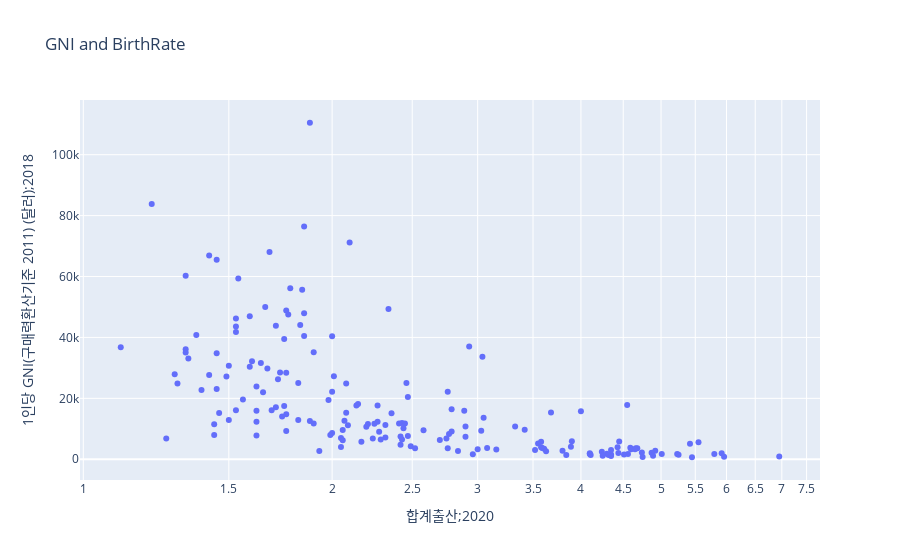

Source (notebook cell):
### Code cell
# plotly.express

import plotly.express as px
# gni_birth_graph=px.data.gapminder().query()
fig=px.scatter(gni_birth_df, 
               title="GNI and BirthRate",
               x="합계출산;2020",
               y="1인당 GNI(구매력환산기준 2011)"+" (달러);2018", 
               hover_name='국가명',
               log_x=True)
fig.show()

### Figure 1 — Plotly figure (JSON) as saved in the notebook; plotly's stock layout.template omitted (floating-point values rounded to 4 significant figures; data arrays with more than 128 entries replaced by an {"elided": "..."} marker saying what was removed)
{"data": [{"hovertemplate": "<b>%{hovertext}</b><br><br>합계출산;2020=%{x}<br>1인당 GNI(구매력환산기준 2011) (달러);2018=%{y}<extra></extra>", "hovertext": {"elided": "179 str values"}, "legendgroup": "", "marker": {"color": "#636efa", "symbol": "circle"}, "mode": "markers", "name": "", "orientation": "v", "showlegend": false, "type": "scatter", "x": {"elided": "179 float values"}, "xaxis": "x", "y": {"elided": "179 int values"}, "yaxis": "y"}], "layout": {"legend": {"tracegroupgap": 0}, "title": {"text": "GNI and BirthRate"}, "xaxis": {"anchor": "y", "domain": [0, 1], "title": {"text": "합계출산;2020"}, "type": "log"}, "yaxis": {"anchor": "x", "domain": [0, 1], "title": {"text": "1인당 GNI(구매력환산기준 2011) (달러);2018"}}}}
